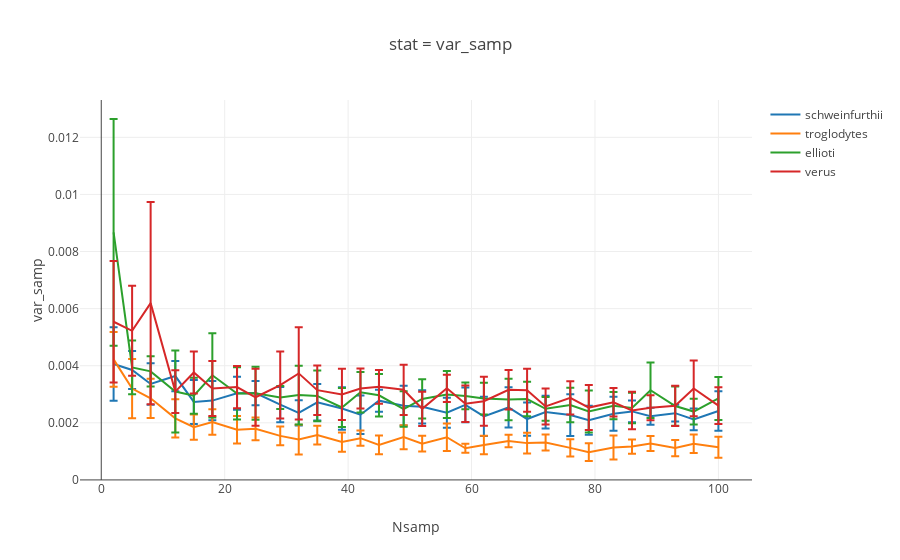

Source (notebook cell):
### Code cell
## Var
var_select= 'var_samp'

fig= [go.Scatter(
    x= samp_order,
    y= [np.nanmean(syndicate_dict[pop][x][var_select]) for x in samp_order],
    error_y= dict(
        array= [np.nanstd(syndicate_dict[pop][x][var_select]) for x in samp_order],
        type= 'data',
        #symmetric= True,
        visible=True
    ),
    name= pop
) for pop in syndicate_dict.keys()]

layout= go.Layout(
    title=  'stat = {}'.format(var_select),
    xaxis= dict(
        title= 'Nsamp'
    ),
    yaxis= dict(
        title= var_select
    )
)

Figure= go.Figure(data=fig, layout= layout)
iplot(Figure)
